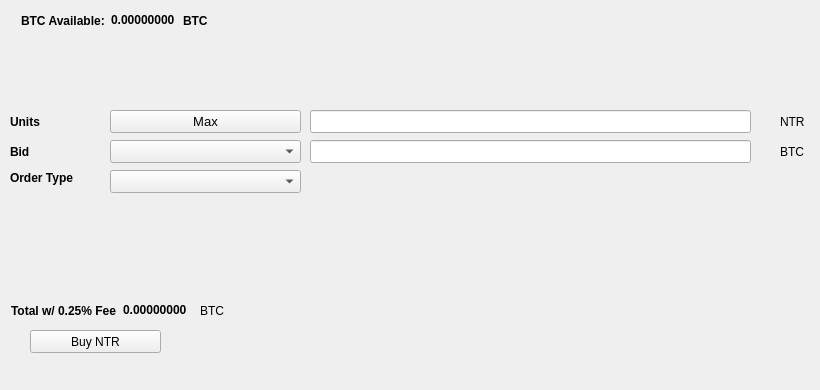
   <widget class="QWidget" name="BuyTab">
    <attribute name="title">
     <string>Buy</string>
    </attribute>
    <widget class="QPushButton" name="BuyNTR">
     <property name="geometry">
      <rect>
       <x>30</x>
       <y>330</y>
       <width>131</width>
       <height>23</height>
      </rect>
     </property>
     <property name="text">
      <string>Buy NTR</string>
     </property>
     <property name="icon">
      <iconset resource="../netrum.qrc">
       <normaloff>:/icons/bitcoin</normaloff>:/icons/bitcoin</iconset>
     </property>
    </widget>
    <widget class="QLabel" name="label_3">
     <property name="geometry">
      <rect>
       <x>10</x>
       <y>110</y>
       <width>46</width>
       <height>23</height>
      </rect>
     </property>
     <property name="font">
      <font>
       <weight>75</weight>
       <bold>true</bold>
      </font>
     </property>
     <property name="text">
      <string>Units</string>
     </property>
    </widget>
    <widget class="QLineEdit" name="UnitsInput">
     <property name="geometry">
      <rect>
       <x>310</x>
       <y>110</y>
       <width>441</width>
       <height>23</height>
      </rect>
     </property>
     <property name="font">
      <font>
       <pointsize>9</pointsize>
       <weight>75</weight>
       <bold>true</bold>
      </font>
     </property>
    </widget>
    <widget class="QLineEdit" name="BuyBidPriceEdit">
     <property name="geometry">
      <rect>
       <x>310</x>
       <y>140</y>
       <width>441</width>
       <height>23</height>
      </rect>
     </property>
     <property name="font">
      <font>
       <pointsize>9</pointsize>
       <weight>75</weight>
       <bold>true</bold>
      </font>
     </property>
    </widget>
    <widget class="QLabel" name="label_4">
     <property name="geometry">
      <rect>
       <x>780</x>
       <y>110</y>
       <width>31</width>
       <height>23</height>
      </rect>
     </property>
     <property name="text">
      <string>NTR</string>
     </property>
    </widget>
    <widget class="QLabel" name="label_5">
     <property name="geometry">
      <rect>
       <x>780</x>
       <y>140</y>
       <width>31</width>
       <height>23</height>
      </rect>
     </property>
     <property name="text">
      <string>BTC</string>
     </property>
    </widget>
    <widget class="QLabel" name="label_6">
     <property name="geometry">
      <rect>
       <x>10</x>
       <y>140</y>
       <width>46</width>
       <height>23</height>
      </rect>
     </property>
     <property name="font">
      <font>
       <weight>75</weight>
       <bold>true</bold>
      </font>
     </property>
     <property name="text">
      <string>Bid</string>
     </property>
    </widget>
    <widget class="QLabel" name="label_7">
     <property name="geometry">
      <rect>
       <x>10</x>
       <y>170</y>
       <width>91</width>
       <height>16</height>
      </rect>
     </property>
     <property name="font">
      <font>
       <weight>75</weight>
       <bold>true</bold>
      </font>
     </property>
     <property name="text">
      <string>Order Type</string>
     </property>
    </widget>
    <widget class="QPushButton" name="Buy_Max_Amount">
     <property name="geometry">
      <rect>
       <x>110</x>
       <y>110</y>
       <width>191</width>
       <height>23</height>
      </rect>
     </property>
     <property name="font">
      <font>
       <pointsize>10</pointsize>
      </font>
     </property>
     <property name="text">
      <string>Max</string>
     </property>
    </widget>
    <widget class="QComboBox" name="BuyBidcomboBox">
     <property name="geometry">
      <rect>
       <x>110</x>
       <y>140</y>
       <width>191</width>
       <height>23</height>
      </rect>
     </property>
     <property name="font">
      <font>
       <pointsize>10</pointsize>
      </font>
     </property>
    </widget>
    <widget class="QComboBox" name="buyOrdertypeCombo">
     <property name="geometry">
      <rect>
       <x>110</x>
       <y>170</y>
       <width>191</width>
       <height>23</height>
      </rect>
     </property>
     <property name="font">
      <font>
       <pointsize>10</pointsize>
      </font>
     </property>
    </widget>
    <widget class="QWidget" name="layoutWidget1">
     <property name="geometry">
      <rect>
       <x>21</x>
       <y>11</y>
       <width>227</width>
       <height>19</height>
      </rect>
     </property>
     <layout class="QHBoxLayout" name="horizontalLayout_3">
      <item>
       <widget class="QLabel" name="label232">
        <property name="font">
         <font>
          <weight>75</weight>
          <bold>true</bold>
         </font>
        </property>
        <property name="text">
         <string>BTC Available:</string>
        </property>
       </widget>
      </item>
      <item>
       <widget class="QLabel" name="BtcAvailableLbl">
        <property name="palette">
         <palette>
          <active>
           <colorrole role="WindowText">
            <brush brushstyle="SolidPattern">
             <color alpha="255">
              <red>0</red>
              <green>0</green>
              <blue>0</blue>
             </color>
            </brush>
           </colorrole>
           <colorrole role="Button">
            <brush brushstyle="SolidPattern">
             <color alpha="255">
              <red>0</red>
              <green>170</green>
              <blue>0</blue>
             </color>
            </brush>
           </colorrole>
           <colorrole role="Light">
            <brush brushstyle="SolidPattern">
             <color alpha="255">
              <red>0</red>
              <green>255</green>
              <blue>0</blue>
             </color>
            </brush>
           </colorrole>
           <colorrole role="Midlight">
            <brush brushstyle="SolidPattern">
             <color alpha="255">
              <red>0</red>
              <green>212</green>
              <blue>0</blue>
             </color>
            </brush>
           </colorrole>
           <colorrole role="Dark">
            <brush brushstyle="SolidPattern">
             <color alpha="255">
              <red>0</red>
              <green>85</green>
              <blue>0</blue>
             </color>
            </brush>
           </colorrole>
           <colorrole role="Mid">
            <brush brushstyle="SolidPattern">
             <color alpha="255">
              <red>0</red>
              <green>113</green>
              <blue>0</blue>
             </color>
            </brush>
           </colorrole>
           <colorrole role="Text">
            <brush brushstyle="SolidPattern">
             <color alpha="255">
              <red>0</red>
              <green>170</green>
              <blue>0</blue>
             </color>
            </brush>
           </colorrole>
           <colorrole role="BrightText">
            <brush brushstyle="SolidPattern">
             <color alpha="255">
              <red>255</red>
              <green>255</green>
              <blue>255</blue>
             </color>
            </brush>
           </colorrole>
           <colorrole role="ButtonText">
            <brush brushstyle="SolidPattern">
             <color alpha="255">
              <red>0</red>
              <green>0</green>
              <blue>0</blue>
             </color>
            </brush>
           </colorrole>
           <colorrole role="Base">
            <brush brushstyle="SolidPattern">
             <color alpha="255">
              <red>255</red>
              <green>255</green>
              <blue>255</blue>
             </color>
            </brush>
           </colorrole>
           <colorrole role="Window">
            <brush brushstyle="SolidPattern">
             <color alpha="255">
              <red>0</red>
              <green>170</green>
              <blue>0</blue>
             </color>
            </brush>
           </colorrole>
           <colorrole role="Shadow">
            <brush brushstyle="SolidPattern">
             <color alpha="255">
              <red>0</red>
              <green>0</green>
              <blue>0</blue>
             </color>
            </brush>
           </colorrole>
           <colorrole role="AlternateBase">
            <brush brushstyle="SolidPattern">
             <color alpha="255">
              <red>127</red>
              <green>212</green>
              <blue>127</blue>
             </color>
            </brush>
           </colorrole>
           <colorrole role="ToolTipBase">
            <brush brushstyle="SolidPattern">
             <color alpha="255">
              <red>255</red>
              <green>255</green>
              <blue>220</blue>
             </color>
            </brush>
           </colorrole>
           <colorrole role="ToolTipText">
            <brush brushstyle="SolidPattern">
             <color alpha="255">
              <red>0</red>
              <green>0</green>
              <blue>0</blue>
             </color>
            </brush>
           </colorrole>
          </active>
          <inactive>
           <colorrole role="WindowText">
            <brush brushstyle="SolidPattern">
             <color alpha="255">
              <red>0</red>
              <green>0</green>
              <blue>0</blue>
             </color>
            </brush>
           </colorrole>
           <colorrole role="Button">
            <brush brushstyle="SolidPattern">
             <color alpha="255">
              <red>0</red>
              <green>170</green>
              <blue>0</blue>
             </color>
            </brush>
           </colorrole>
           <colorrole role="Light">
            <brush brushstyle="SolidPattern">
             <color alpha="255">
              <red>0</red>
              <green>255</green>
              <blue>0</blue>
             </color>
            </brush>
           </colorrole>
           <colorrole role="Midlight">
            <brush brushstyle="SolidPattern">
             <color alpha="255">
              <red>0</red>
              <green>212</green>
              <blue>0</blue>
             </color>
            </brush>
           </colorrole>
           <colorrole role="Dark">
            <brush brushstyle="SolidPattern">
             <color alpha="255">
              <red>0</red>
              <green>85</green>
              <blue>0</blue>
             </color>
            </brush>
           </colorrole>
           <colorrole role="Mid">
            <brush brushstyle="SolidPattern">
             <color alpha="255">
              <red>0</red>
              <green>113</green>
              <blue>0</blue>
             </color>
            </brush>
           </colorrole>
           <colorrole role="Text">
            <brush brushstyle="SolidPattern">
             <color alpha="255">
              <red>0</red>
              <green>170</green>
              <blue>0</blue>
             </color>
            </brush>
           </colorrole>
           <colorrole role="BrightText">
            <brush brushstyle="SolidPattern">
             <color alpha="255">
              <red>255</red>
              <green>255</green>
              <blue>255</blue>
             </color>
            </brush>
           </colorrole>
           <colorrole role="ButtonText">
            <brush brushstyle="SolidPattern">
             <color alpha="255">
              <red>0</red>
              <green>0</green>
              <blue>0</blue>
             </color>
            </brush>
           </colorrole>
           <colorrole role="Base">
            <brush brushstyle="SolidPattern">
             <color alpha="255">
              <red>255</red>
              <green>255</green>
              <blue>255</blue>
             </color>
            </brush>
           </colorrole>
           <colorrole role="Window">
            <brush brushstyle="SolidPattern">
             <color alpha="255">
              <red>0</red>
              <green>170</green>
              <blue>0</blue>
             </color>
            </brush>
           </colorrole>
           <colorrole role="Shadow">
            <brush brushstyle="SolidPattern">
             <color alpha="255">
              <red>0</red>
              <green>0</green>
              <blue>0</blue>
             </color>
            </brush>
           </colorrole>
           <colorrole role="AlternateBase">
            <brush brushstyle="SolidPattern">
             <color alpha="255">
              <red>127</red>
              <green>212</green>
              <blue>127</blue>
             </color>
            </brush>
           </colorrole>
           <colorrole role="ToolTipBase">
            <brush brushstyle="SolidPattern">
             <color alpha="255">
              <red>255</red>
              <green>255</green>
              <blue>220</blue>
             </color>
            </brush>
           </colorrole>
           <colorrole role="ToolTipText">
            <brush brushstyle="SolidPattern">
             <color alpha="255">
              <red>0</red>
              <green>0</green>
              <blue>0</blue>
             </color>
            </brush>
           </colorrole>
          </inactive>
          <disabled>
           <colorrole role="WindowText">
            <brush brushstyle="SolidPattern">
             <color alpha="255">
              <red>0</red>
              <green>85</green>
              <blue>0</blue>
             </color>
            </brush>
           </colorrole>
           <colorrole role="Button">
            <brush brushstyle="SolidPattern">
             <color alpha="255">
              <red>0</red>
              <green>170</green>
              <blue>0</blue>
             </color>
            </brush>
           </colorrole>
           <colorrole role="Light">
            <brush brushstyle="SolidPattern">
             <color alpha="255">
              <red>0</red>
              <green>255</green>
              <blue>0</blue>
             </color>
            </brush>
           </colorrole>
           <colorrole role="Midlight">
            <brush brushstyle="SolidPattern">
             <color alpha="255">
              <red>0</red>
              <green>212</green>
              <blue>0</blue>
             </color>
            </brush>
           </colorrole>
           <colorrole role="Dark">
            <brush brushstyle="SolidPattern">
             <color alpha="255">
              <red>0</red>
              <green>85</green>
              <blue>0</blue>
             </color>
            </brush>
           </colorrole>
           <colorrole role="Mid">
            <brush brushstyle="SolidPattern">
             <color alpha="255">
              <red>0</red>
              <green>113</green>
              <blue>0</blue>
             </color>
            </brush>
           </colorrole>
           <colorrole role="Text">
            <brush brushstyle="SolidPattern">
             <color alpha="255">
              <red>0</red>
              <green>85</green>
              <blue>0</blue>
             </color>
            </brush>
           </colorrole>
           <colorrole role="BrightText">
            <brush brushstyle="SolidPattern">
             <color alpha="255">
              <red>255</red>
              <green>255</green>
              <blue>255</blue>
             </color>
            </brush>
           </colorrole>
           <colorrole role="ButtonText">
            <brush brushstyle="SolidPattern">
             <color alpha="255">
              <red>0</red>
              <green>85</green>
              <blue>0</blue>
             </color>
            </brush>
           </colorrole>
           <colorrole role="Base">
            <brush brushstyle="SolidPattern">
             <color alpha="255">
              <red>0</red>
              <green>170</green>
              <blue>0</blue>
             </color>
            </brush>
           </colorrole>
           <colorrole role="Window">
            <brush brushstyle="SolidPattern">
             <color alpha="255">
              <red>0</red>
              <green>170</green>
              <blue>0</blue>
             </color>
            </brush>
           </colorrole>
           <colorrole role="Shadow">
            <brush brushstyle="SolidPattern">
             <color alpha="255">
              <red>0</red>
              <green>0</green>
              <blue>0</blue>
             </color>
            </brush>
           </colorrole>
           <colorrole role="AlternateBase">
            <brush brushstyle="SolidPattern">
             <color alpha="255">
              <red>0</red>
              <green>170</green>
              <blue>0</blue>
             </color>
            </brush>
           </colorrole>
           <colorrole role="ToolTipBase">
            <brush brushstyle="SolidPattern">
             <color alpha="255">
              <red>255</red>
              <green>255</green>
              <blue>220</blue>
             </color>
            </brush>
           </colorrole>
           <colorrole role="ToolTipText">
            <brush brushstyle="SolidPattern">
             <color alpha="255">
              <red>0</red>
              <green>0</green>
              <blue>0</blue>
             </color>
            </brush>
           </colorrole>
          </disabled>
         </palette>
        </property>
        <property name="font">
         <font>
          <weight>75</weight>
          <bold>true</bold>
         </font>
        </property>
        <property name="text">
         <string>0.00000000</string>
        </property>
        <property name="textInteractionFlags">
         <set>Qt::LinksAccessibleByMouse|Qt::TextSelectableByKeyboard|Qt::TextSelectableByMouse</set>
        </property>
       </widget>
      </item>
      <item>
       <widget class="QLabel" name="BtcAvailableLbl_2">
        <property name="font">
         <font>
          <weight>75</weight>
          <bold>true</bold>
         </font>
        </property>
        <property name="text">
         <string>BTC</string>
        </property>
       </widget>
      </item>
     </layout>
    </widget>
    <widget class="QWidget" name="layoutWidge2">
     <property name="geometry">
      <rect>
       <x>11</x>
       <y>301</y>
       <width>259</width>
       <height>19</height>
      </rect>
     </property>
     <layout class="QHBoxLayout" name="horizontalLayout_4">
      <item>
       <widget class="QLabel" name="label_9">
        <property name="font">
         <font>
          <weight>75</weight>
          <bold>true</bold>
         </font>
        </property>
        <property name="text">
         <string>Total w/ 0.25% Fee</string>
        </property>
       </widget>
      </item>
      <item>
       <widget class="QLabel" name="BuyCostLabel">
        <property name="palette">
         <palette>
          <active>
           <colorrole role="WindowText">
            <brush brushstyle="SolidPattern">
             <color alpha="255">
              <red>0</red>
              <green>0</green>
              <blue>0</blue>
             </color>
            </brush>
           </colorrole>
           <colorrole role="Button">
            <brush brushstyle="SolidPattern">
             <color alpha="255">
              <red>0</red>
              <green>170</green>
              <blue>0</blue>
             </color>
            </brush>
           </colorrole>
           <colorrole role="Light">
            <brush brushstyle="SolidPattern">
             <color alpha="255">
              <red>0</red>
              <green>255</green>
              <blue>0</blue>
             </color>
            </brush>
           </colorrole>
           <colorrole role="Midlight">
            <brush brushstyle="SolidPattern">
             <color alpha="255">
              <red>0</red>
              <green>212</green>
              <blue>0</blue>
             </color>
            </brush>
           </colorrole>
           <colorrole role="Dark">
            <brush brushstyle="SolidPattern">
             <color alpha="255">
              <red>0</red>
              <green>85</green>
              <blue>0</blue>
             </color>
            </brush>
           </colorrole>
           <colorrole role="Mid">
            <brush brushstyle="SolidPattern">
             <color alpha="255">
              <red>0</red>
              <green>113</green>
              <blue>0</blue>
             </color>
            </brush>
           </colorrole>
           <colorrole role="Text">
            <brush brushstyle="SolidPattern">
             <color alpha="255">
              <red>0</red>
              <green>170</green>
              <blue>0</blue>
             </color>
            </brush>
           </colorrole>
           <colorrole role="BrightText">
            <brush brushstyle="SolidPattern">
             <color alpha="255">
              <red>255</red>
              <green>255</green>
              <blue>255</blue>
             </color>
            </brush>
           </colorrole>
           <colorrole role="ButtonText">
            <brush brushstyle="SolidPattern">
             <color alpha="255">
              <red>0</red>
              <green>0</green>
              <blue>0</blue>
             </color>
            </brush>
           </colorrole>
           <colorrole role="Base">
            <brush brushstyle="SolidPattern">
             <color alpha="255">
              <red>255</red>
              <green>255</green>
              <blue>255</blue>
             </color>
            </brush>
           </colorrole>
           <colorrole role="Window">
            <brush brushstyle="SolidPattern">
             <color alpha="255">
              <red>0</red>
              <green>170</green>
              <blue>0</blue>
             </color>
            </brush>
           </colorrole>
           <colorrole role="Shadow">
            <brush brushstyle="SolidPattern">
             <color alpha="255">
              <red>0</red>
              <green>0</green>
              <blue>0</blue>
             </color>
            </brush>
           </colorrole>
           <colorrole role="AlternateBase">
            <brush brushstyle="SolidPattern">
             <color alpha="255">
              <red>127</red>
              <green>212</green>
              <blue>127</blue>
             </color>
            </brush>
           </colorrole>
           <colorrole role="ToolTipBase">
            <brush brushstyle="SolidPattern">
             <color alpha="255">
              <red>255</red>
              <green>255</green>
              <blue>220</blue>
             </color>
            </brush>
           </colorrole>
           <colorrole role="ToolTipText">
            <brush brushstyle="SolidPattern">
             <color alpha="255">
              <red>0</red>
              <green>0</green>
              <blue>0</blue>
             </color>
            </brush>
           </colorrole>
          </active>
          <inactive>
           <colorrole role="WindowText">
            <brush brushstyle="SolidPattern">
             <color alpha="255">
              <red>0</red>
              <green>0</green>
              <blue>0</blue>
             </color>
            </brush>
           </colorrole>
           <colorrole role="Button">
            <brush brushstyle="SolidPattern">
             <color alpha="255">
              <red>0</red>
              <green>170</green>
              <blue>0</blue>
             </color>
            </brush>
           </colorrole>
           <colorrole role="Light">
            <brush brushstyle="SolidPattern">
             <color alpha="255">
              <red>0</red>
              <green>255</green>
              <blue>0</blue>
             </color>
            </brush>
           </colorrole>
           <colorrole role="Midlight">
            <brush brushstyle="SolidPattern">
             <color alpha="255">
              <red>0</red>
              <green>212</green>
              <blue>0</blue>
             </color>
            </brush>
           </colorrole>
           <colorrole role="Dark">
            <brush brushstyle="SolidPattern">
             <color alpha="255">
              <red>0</red>
              <green>85</green>
              <blue>0</blue>
             </color>
            </brush>
           </colorrole>
           <colorrole role="Mid">
            <brush brushstyle="SolidPattern">
             <color alpha="255">
              <red>0</red>
              <green>113</green>
              <blue>0</blue>
             </color>
            </brush>
           </colorrole>
           <colorrole role="Text">
            <brush brushstyle="SolidPattern">
             <color alpha="255">
              <red>0</red>
              <green>170</green>
              <blue>0</blue>
             </color>
            </brush>
           </colorrole>
           <colorrole role="BrightText">
            <brush brushstyle="SolidPattern">
             <color alpha="255">
              <red>255</red>
              <green>255</green>
              <blue>255</blue>
             </color>
            </brush>
           </colorrole>
           <colorrole role="ButtonText">
            <brush brushstyle="SolidPattern">
             <color alpha="255">
              <red>0</red>
              <green>0</green>
              <blue>0</blue>
             </color>
            </brush>
           </colorrole>
           <colorrole role="Base">
            <brush brushstyle="SolidPattern">
             <color alpha="255">
              <red>255</red>
              <green>255</green>
              <blue>255</blue>
             </color>
            </brush>
           </colorrole>
           <colorrole role="Window">
            <brush brushstyle="SolidPattern">
             <color alpha="255">
              <red>0</red>
              <green>170</green>
              <blue>0</blue>
             </color>
            </brush>
           </colorrole>
           <colorrole role="Shadow">
            <brush brushstyle="SolidPattern">
             <color alpha="255">
              <red>0</red>
              <green>0</green>
              <blue>0</blue>
             </color>
            </brush>
           </colorrole>
           <colorrole role="AlternateBase">
            <brush brushstyle="SolidPattern">
             <color alpha="255">
              <red>127</red>
              <green>212</green>
              <blue>127</blue>
             </color>
            </brush>
           </colorrole>
           <colorrole role="ToolTipBase">
            <brush brushstyle="SolidPattern">
             <color alpha="255">
              <red>255</red>
              <green>255</green>
              <blue>220</blue>
             </color>
            </brush>
           </colorrole>
           <colorrole role="ToolTipText">
            <brush brushstyle="SolidPattern">
             <color alpha="255">
              <red>0</red>
              <green>0</green>
              <blue>0</blue>
             </color>
            </brush>
           </colorrole>
          </inactive>
          <disabled>
           <colorrole role="WindowText">
            <brush brushstyle="SolidPattern">
             <color alpha="255">
              <red>0</red>
              <green>85</green>
              <blue>0</blue>
             </color>
            </brush>
           </colorrole>
           <colorrole role="Button">
            <brush brushstyle="SolidPattern">
             <color alpha="255">
              <red>0</red>
              <green>170</green>
              <blue>0</blue>
             </color>
            </brush>
           </colorrole>
           <colorrole role="Light">
            <brush brushstyle="SolidPattern">
             <color alpha="255">
              <red>0</red>
              <green>255</green>
              <blue>0</blue>
             </color>
            </brush>
           </colorrole>
           <colorrole role="Midlight">
            <brush brushstyle="SolidPattern">
             <color alpha="255">
              <red>0</red>
              <green>212</green>
              <blue>0</blue>
             </color>
            </brush>
           </colorrole>
           <colorrole role="Dark">
            <brush brushstyle="SolidPattern">
             <color alpha="255">
              <red>0</red>
              <green>85</green>
              <blue>0</blue>
             </color>
            </brush>
           </colorrole>
           <colorrole role="Mid">
            <brush brushstyle="SolidPattern">
             <color alpha="255">
              <red>0</red>
              <green>113</green>
              <blue>0</blue>
             </color>
            </brush>
           </colorrole>
           <colorrole role="Text">
            <brush brushstyle="SolidPattern">
             <color alpha="255">
              <red>0</red>
              <green>85</green>
              <blue>0</blue>
             </color>
            </brush>
           </colorrole>
           <colorrole role="BrightText">
            <brush brushstyle="SolidPattern">
             <color alpha="255">
              <red>255</red>
              <green>255</green>
              <blue>255</blue>
             </color>
            </brush>
           </colorrole>
           <colorrole role="ButtonText">
            <brush brushstyle="SolidPattern">
             <color alpha="255">
              <red>0</red>
              <green>85</green>
              <blue>0</blue>
             </color>
            </brush>
           </colorrole>
           <colorrole role="Base">
            <brush brushstyle="SolidPattern">
             <color alpha="255">
              <red>0</red>
              <green>170</green>
              <blue>0</blue>
             </color>
            </brush>
           </colorrole>
           <colorrole role="Window">
            <brush brushstyle="SolidPattern">
             <color alpha="255">
              <red>0</red>
              <green>170</green>
              <blue>0</blue>
             </color>
            </brush>
           </colorrole>
           <colorrole role="Shadow">
            <brush brushstyle="SolidPattern">
             <color alpha="255">
              <red>0</red>
              <green>0</green>
              <blue>0</blue>
             </color>
            </brush>
           </colorrole>
           <colorrole role="AlternateBase">
            <brush brushstyle="SolidPattern">
             <color alpha="255">
              <red>0</red>
              <green>170</green>
              <blue>0</blue>
             </color>
            </brush>
           </colorrole>
           <colorrole role="ToolTipBase">
            <brush brushstyle="SolidPattern">
             <color alpha="255">
              <red>255</red>
              <green>255</green>
              <blue>220</blue>
             </color>
            </brush>
           </colorrole>
           <colorrole role="ToolTipText">
            <brush brushstyle="SolidPattern">
             <color alpha="255">
              <red>0</red>
              <green>0</green>
              <blue>0</blue>
             </color>
            </brush>
           </colorrole>
          </disabled>
         </palette>
        </property>
        <property name="font">
         <font>
          <weight>75</weight>
          <bold>true</bold>
         </font>
        </property>
        <property name="autoFillBackground">
         <bool>false</bool>
        </property>
        <property name="text">
         <string>0.00000000</string>
        </property>
        <property name="textInteractionFlags">
         <set>Qt::LinksAccessibleByMouse|Qt::TextSelectableByMouse</set>
        </property>
       </widget>
      </item>
      <item>
       <widget class="QLabel" name="label_10">
        <property name="font">
         <font>
          <weight>50</weight>
          <bold>false</bold>
         </font>
        </property>
        <property name="text">
         <string>BTC</string>
        </property>
       </widget>
      </item>
     </layout>
    </widget>
    <widget class="QLabel" name="label_24">
     <property name="geometry">
      <rect>
       <x>460</x>
       <y>300</y>
       <width>281</width>
       <height>81</height>
      </rect>
     </property>
     <property name="text">
      <string/>
     </property>
     <property name="pixmap">
      <pixmap>:/images/bittrex</pixmap>
     </property>
    </widget>
   </widget>
